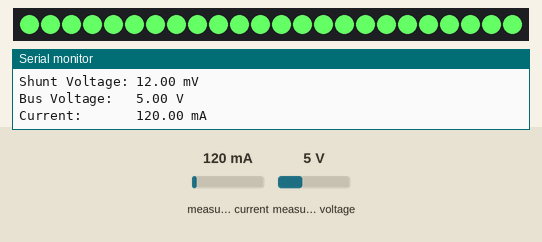
Simulated run of this program. Board: Arduino Uno, built with avr-gcc and run on an emulated ATmega328P. Parts: 24 RGB LEDs in strip order, left to right, the last lines printed to the serial monitor. The test bench sets the inputs (shaded band); at power-on: measured current 120 mA, measured voltage 5 V.

Above: at 1.9 s.
At 4.4 s:
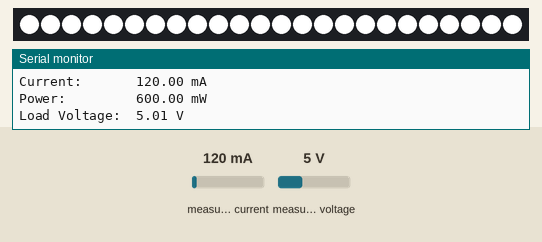
4.5 s: measured current set to 500 mA
At 8.3 s:
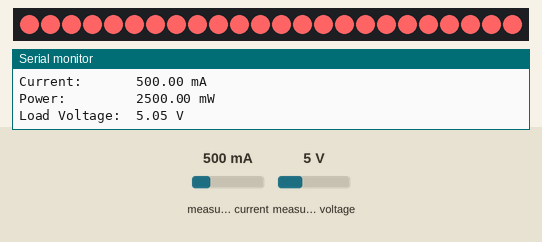
Timing chart, 0 to 9.8 s (numbered marks = the images above; inputs shaded):
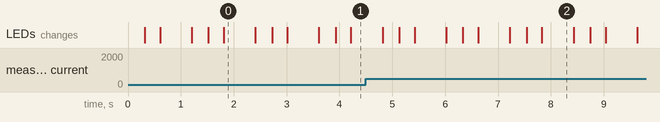

Measured:
- what the display in image 0 shows lasts 0.6 s, from 1.8 s to 2.4 s

The program:

main.cpp
```cpp
#include <Arduino.h>
#include <Adafruit_INA219.h>
#include <Adafruit_NeoPixel.h>


#define COMM_SERIAL Serial


Adafruit_INA219 ina219;
float ina219_shuntvoltage = 0.0;
float ina219_busvoltage = 0.0;
float ina219_current_mA = 0.0;
float ina219_loadvoltage = 0.0;
float ina219_power_mW = 0.0;

int pin         =  9;
int numPixels   = 24;
int pixelFormat = NEO_GRBW + NEO_KHZ800;

Adafruit_NeoPixel *pixels;

void setup()
{
    COMM_SERIAL.begin(9600);

    pixels = new Adafruit_NeoPixel(numPixels, pin, pixelFormat);

    ina219.begin();
    pixels->begin();
}

int channel_indexer = 0;


void loop()
{
    pixels->clear();

    uint32_t color;
    switch (channel_indexer)
    {
    case 0: color = pixels->Color(255, 0, 0, 100); break;
    case 1: color = pixels->Color(0, 255, 0, 100); break;
    case 2: color = pixels->Color(0, 0, 255, 100); break;
    case 3: color = pixels->Color(255, 255, 255); break;
    case 4: color = pixels->Color(0, 0, 0, 255); break;
    case 5: color = pixels->Color(255, 255, 255, 255); break;

    default:  color = pixels->Color(150, 150, 0); break;
        break;
    }
    channel_indexer++;
    if (channel_indexer > 5) {
        channel_indexer = 0;
    }
    for (int i = 0; i < numPixels; i++)
    {

        pixels->setPixelColor(i, color);
        pixels->show();

        delay(25);
    }

    ina219_shuntvoltage = ina219.getShuntVoltage_mV();
    ina219_busvoltage = ina219.getBusVoltage_V();
    ina219_current_mA = ina219.getCurrent_mA();
    ina219_power_mW = ina219.getPower_mW();
    ina219_loadvoltage = ina219_busvoltage + (ina219_shuntvoltage / 1000);

    Serial.print("Shunt Voltage: "); Serial.print(ina219_shuntvoltage); Serial.println(" mV");
    Serial.print("Bus Voltage:   "); Serial.print(ina219_busvoltage); Serial.println(" V");
    Serial.print("Current:       "); Serial.print(ina219_current_mA); Serial.println(" mA");
    Serial.print("Power:         "); Serial.print(ina219_power_mW); Serial.println(" mW");
    Serial.print("Load Voltage:  "); Serial.print(ina219_loadvoltage); Serial.println(" V");
    Serial.print("\n\n");
    delay(500);
}
```
